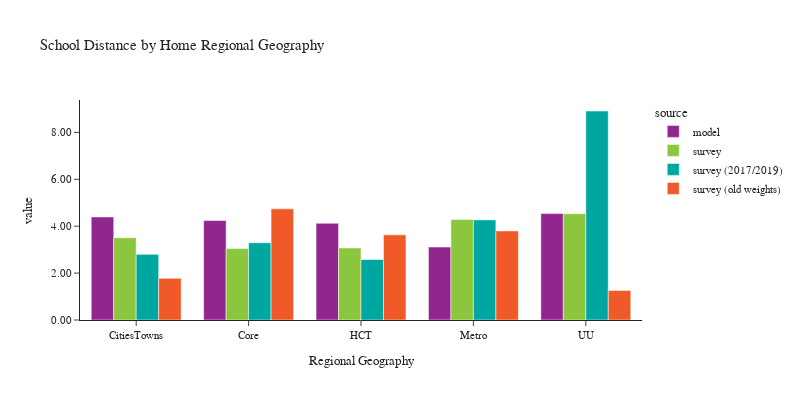

Notebook code for this chart:
### Code cell
plot_school_location(df_students, 'rg_proposed_home', 'Home Regional Geography', 'Regional Geography')

### Figure 1 — Plotly figure (JSON) as saved in the notebook; plotly's stock layout.template omitted (floating-point values rounded to 4 significant figures)
{"data": [{"alignmentgroup": "True", "customdata": [[35592], [85656], [84185], [226356], [25195]], "hovertemplate": "source=model<br>rg_proposed_home=%{x}<br>value=%{y}<br>sample count=%{customdata[0]}<extra></extra>", "legendgroup": "model", "marker": {"color": "#91268F", "pattern": {"shape": ""}}, "name": "model", "offsetgroup": "model", "orientation": "v", "showlegend": true, "textposition": "auto", "type": "bar", "x": ["CitiesTowns", "Core", "HCT", "Metro", "UU"], "xaxis": "x", "y": [4.395, 4.242, 4.126, 3.11, 4.54], "yaxis": "y"}, {"alignmentgroup": "True", "customdata": [[87], [173], [206], [247], [21]], "hovertemplate": "source=survey<br>rg_proposed_home=%{x}<br>value=%{y}<br>sample count=%{customdata[0]}<extra></extra>", "legendgroup": "survey", "marker": {"color": "#8CC63E", "pattern": {"shape": ""}}, "name": "survey", "offsetgroup": "survey", "orientation": "v", "showlegend": true, "textposition": "auto", "type": "bar", "x": ["CitiesTowns", "Core", "HCT", "Metro", "UU"], "xaxis": "x", "y": [3.509, 3.047, 3.073, 4.287, 4.534], "yaxis": "y"}, {"alignmentgroup": "True", "customdata": [[74], [168], [198], [237], [19]], "hovertemplate": "source=survey (2017/2019)<br>rg_proposed_home=%{x}<br>value=%{y}<br>sample count=%{customdata[0]}<extra></extra>", "legendgroup": "survey (2017/2019)", "marker": {"color": "#00A7A0", "pattern": {"shape": ""}}, "name": "survey (2017/2019)", "offsetgroup": "survey (2017/2019)", "orientation": "v", "showlegend": true, "textposition": "auto", "type": "bar", "x": ["CitiesTowns", "Core", "HCT", "Metro", "UU"], "xaxis": "x", "y": [2.798, 3.295, 2.577, 4.269, 8.912], "yaxis": "y"}, {"alignmentgroup": "True", "customdata": [[50], [107], [84], [112], [8]], "hovertemplate": "source=survey (old weights)<br>rg_proposed_home=%{x}<br>value=%{y}<br>sample count=%{customdata[0]}<extra></extra>", "legendgroup": "survey (old weights)", "marker": {"color": "#F05A28", "pattern": {"shape": ""}}, "name": "survey (old weights)", "offsetgroup": "survey (old weights)", "orientation": "v", "showlegend": true, "textposition": "auto", "type": "bar", "x": ["CitiesTowns", "Core", "HCT", "Metro", "UU"], "xaxis": "x", "y": [1.779, 4.741, 3.63, 3.799, 1.259], "yaxis": "y"}], "layout": {"barmode": "group", "font": {"size": 11}, "height": 400, "legend": {"title": {"text": "source"}, "tracegroupgap": 0}, "title": {"text": "School Distance by Home Regional Geography"}, "width": 800, "xaxis": {"anchor": "y", "domain": [0.0, 1.0], "title": {"text": "Regional Geography"}}, "yaxis": {"anchor": "x", "domain": [0.0, 1.0], "tickformat": ".2f", "title": {"text": "value"}}}}
